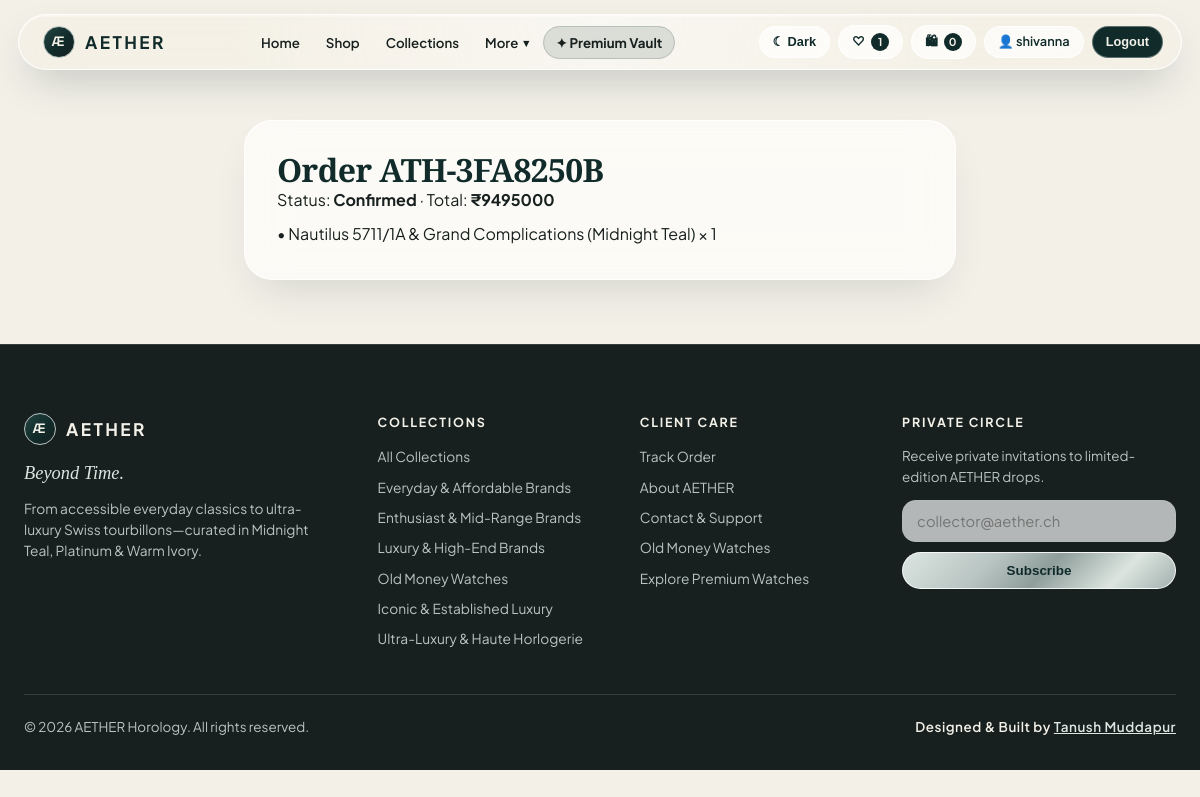
Screenshot of /orders/detail/ATH-3FA8250B/ (signed in) with the database file from the repository.
### orders/models.py (models this page shows, shortened)
class Order(models.Model):
    STATUS_CHOICES = [
        ('Pending', 'Pending'),
        ('Confirmed', 'Confirmed'),
        ('Processing', 'Processing'),
        ('Shipped', 'Shipped'),
        ('Delivered', 'Delivered'),
        ('Cancelled', 'Cancelled'),
    ]
    PAYMENT_CHOICES = [
        ('SIMULATED_CARD', 'AETHER Vault Instant Card / UPI (Simulated)'),
        ('COD', 'Cash on Delivery (Concierge Handover)'),
    ]
    order_number = models.CharField(max_length=24, unique=True, editable=False)
    user = models.ForeignKey(User, on_delete=models.CASCADE, related_name='orders')
    full_name = models.CharField(max_length=150)
    email = models.EmailField()
    phone_number = models.CharField(max_length=25)
    delivery_address = models.TextField()
    city = models.CharField(max_length=100)
    state = models.CharField(max_length=100)
    postal_code = models.CharField(max_length=20)
    subtotal = models.DecimalField(max_digits=12, decimal_places=2)
    discount_amount = models.DecimalField(max_digits=12, decimal_places=2, default=Decimal('0.00'))
    offer_code = models.CharField(max_length=60, blank=True)
    offer_discount = models.DecimalField(max_digits=12, decimal_places=2, default=Decimal('0.00'))
    shipping_charge = models.DecimalField(max_digits=10, decimal_places=2, default=Decimal('0.00'))
    final_amount = models.DecimalField(max_digits=12, decimal_places=2)
    payment_method = models.CharField(max_length=30, choices=PAYMENT_CHOICES, default='SIMULATED_CARD')
    payment_status = models.CharField(max_length=50, default='Paid · AETHER Vault Settlement')
    status = models.CharField(max_length=25, choices=STATUS_CHOICES, default='Confirmed')
    created_at = models.DateTimeField(auto_now_add=True)
    class Meta:
        ordering = ['-created_at']

class OrderItem(models.Model):
    order = models.ForeignKey(Order, on_delete=models.CASCADE, related_name='items')
    product = models.ForeignKey(Product, on_delete=models.PROTECT)
    product_name = models.CharField(max_length=200)
    quantity = models.PositiveIntegerField(default=1)
    unit_price = models.DecimalField(max_digits=12, decimal_places=2)
    selected_colour = models.CharField(max_length=120, blank=True)
    custom_spec = models.TextField(blank=True)

### store/models.py (models this page shows, shortened)
class Category(models.Model):
    name = models.CharField(max_length=120, unique=True)
    slug = models.SlugField(max_length=140, unique=True, blank=True)
    description = models.TextField(blank=True)
    image = models.ImageField(upload_to='collections/', blank=True, null=True)
    image_url = models.URLField(blank=True)
    display_order = models.PositiveIntegerField(default=0)
    class Meta:
        ordering = ['display_order', 'name']

### orders/views.py (the view)
# urls.py: path('detail/<str:order_number>/', views.order_detail, name='order_detail'),
@login_required
def order_detail(request, order_number):
    return render(request, 'orders/order_detail.html', {'order': get_object_or_404(Order, order_number=order_number, user=request.user)})

### store/context_processors.py (called while the page is built)
def global_nav_counts(request):
    cart_count = 0
    wishlist_count = 0
    wishlist_product_ids = []
    if request.user.is_authenticated:
        cart, _ = Cart.objects.get_or_create(user=request.user)
        wishlist, _ = Wishlist.objects.get_or_create(user=request.user)
        cart_count = cart.total_items
        wishlist_product_ids = list(wishlist.items.values_list('product_id', flat=True))
        wishlist_count = len(wishlist_product_ids)
    return {
        'nav_cart_count': cart_count,
        'nav_wishlist_count': wishlist_count,
        'wishlist_product_ids': wishlist_product_ids,
        'nav_collections': Category.objects.all(),
    }

### store/models.py (called while the page is built)
    @property
    def total_items(self):
        return sum(item.quantity for item in self.items.all())

### templates/orders/order_detail.html
{% extends 'base.html' %}
{% block content %}
  <main style="padding:64px 0;"><div class="container" style="max-width:760px;"><div class="glass-card" style="padding:32px;">
    <h1>Order {{ order.order_number }}</h1>
    <p>Status: <strong>{{ order.status }}</strong> · Total: <strong>₹{{ order.final_amount|floatformat:0 }}</strong></p>
    {% for i in order.items.all %}<p style="margin-top:10px;">• {{ i.product_name }} ({{ i.selected_colour }}) × {{ i.quantity }} {{ i.custom_spec }}</p>{% endfor %}
  </div></div></main>
{% endblock %}

### templates/base.html (shortened to what this page needs)
{% load static %}
<!DOCTYPE html>
<html lang="en">
<head>
  <link rel="stylesheet" href="{% static 'css/style.css' %}" />
</head>
<body class="{% block body_class %}{% endblock %}">
  <header class="liquid-nav-wrapper" id="liquid-nav-wrapper">
    <nav class="liquid-glass-nav" aria-label="Main Navigation">
      <a href="{% url 'store:home' %}" class="nav-brand">
        <span class="brand-emblem">Æ</span>
        <span>AETHER</span>
      </a>
      <ul class="nav-links" id="primary-nav-menu">
        <li><a href="{% url 'store:home' %}" class="{% if request.resolver_match.url_name == 'home' %}active{% endif %}">Home</a></li>
        <li><a href="{% url 'store:shop' %}?collection=all" class="{% if request.resolver_match.url_name == 'shop' %}active{% endif %}">Shop</a></li>
        <li><a href="{% url 'store:home' %}#collections">Collections</a></li>
        <li class="nav-dropdown" id="nav-more-dropdown">
          <button type="button" class="nav-dropdown-trigger {% if request.resolver_match.url_name in 'about,track_order,contact' %}active{% endif %}" onclick="toggleMoreMenu(event)">
            More <span style="font-size:0.7rem;">▾</span>
          </button>
        </li>
        {% if user.is_authenticated %}
          <li>
            <a href="{% url 'store:premium_watches' %}" class="premium-nav-pill {% if request.resolver_match.url_name == 'premium_watches' %}active{% endif %}">
              ✦ Premium Vault
            </a>
          </li>
        {% endif %}
      </ul>
      <div class="nav-actions">
        <button type="button" id="theme-toggle-btn" class="pill-badge-btn nav-compact-btn" title="Switch Light / Dark Mode">☾ Dark</button>
        {% if user.is_authenticated %}
          <a href="{% url 'store:wishlist' %}" class="pill-badge-btn nav-compact-btn" title="Wishlist">
            ♡ <span class="count-pill">{{ nav_wishlist_count }}</span>
          </a>
          <a href="{% url 'store:cart' %}" class="pill-badge-btn nav-compact-btn" title="Cart">
            🛍 <span class="count-pill">{{ nav_cart_count }}</span>
          </a>
          <a href="{% url 'accounts:dashboard' %}" class="pill-badge-btn nav-compact-btn" title="Account / Profile">
            👤 {{ user.first_name|default:user.username }}
          </a>
          <form method="post" action="{% url 'accounts:logout' %}" style="margin:0;">
            <button type="submit" class="pill-primary-btn nav-compact-btn">Logout</button>
          </form>
        {% else %}
          <a href="{% url 'accounts:login' %}" class="pill-badge-btn nav-compact-btn">Sign In</a>
          <a href="{% url 'accounts:register' %}" class="pill-primary-btn nav-compact-btn">Get Started</a>
        {% endif %}
      </div>
    </nav>
  </header>
  {% block content %}{% endblock %}
  <footer class="site-footer">
    <div class="container">
      <div class="footer-grid">
        <div>
          <a href="{% url 'store:home' %}" class="nav-brand" style="color:var(--warm-ivory); margin-bottom:14px;">
            <span class="brand-emblem">Æ</span>
            <span>AETHER</span>
          </a>
          <p style="font-family:var(--font-serif); font-style:italic; font-size:1.15rem; color:var(--mist-accent); margin-bottom:10px;">
            Beyond Time.
          </p>
          <p style="font-size:0.86rem; max-width:300px;">
            From accessible everyday classics to ultra-luxury Swiss tourbillons—curated in Midnight Teal, Platinum &amp; Warm Ivory.
          </p>
        </div>
        <div>
          <h4 style="color:var(--warm-ivory); font-size:0.78rem; letter-spacing:0.14em; text-transform:uppercase; margin-bottom:14px;">Collections</h4>
          <ul style="list-style:none; display:flex; flex-direction:column; gap:9px; font-size:0.86rem;">
            <li><a href="{% url 'store:shop' %}?collection=all">All Collections</a></li>
            {% for col in nav_collections %}
              <li><a href="{% url 'store:shop' %}?collection={{ col.slug }}">{{ col.name }}</a></li>
            {% endfor %}
          </ul>
        </div>
        <div>
          <h4 style="color:var(--warm-ivory); font-size:0.78rem; letter-spacing:0.14em; text-transform:uppercase; margin-bottom:14px;">Client Care</h4>
          <ul style="list-style:none; display:flex; flex-direction:column; gap:9px; font-size:0.86rem;">
            <li><a href="{% url 'orders:track_order' %}">Track Order</a></li>
            <li><a href="{% url 'store:about' %}">About AETHER</a></li>
            <li><a href="{% url 'store:contact' %}">Contact &amp; Support</a></li>
            <li><a href="{% url 'store:shop' %}?old_money=1">Old Money Watches</a></li>
            <li><a href="{% if user.is_authenticated %}{% url 'store:premium_watches' %}{% else %}{% url 'accounts:login' %}{% endif %}">Explore Premium Watches</a></li>
          </ul>
        </div>
        <div>
          <h4 style="color:var(--warm-ivory); font-size:0.78rem; letter-spacing:0.14em; text-transform:uppercase; margin-bottom:14px;">Private Circle</h4>
          <p style="font-size:0.84rem; margin-bottom:12px;">Receive private invitations to limited-edition AETHER drops.</p>
          <form method="post" action="{% url 'store:subscribe_newsletter' %}" style="display:flex; flex-direction:column; gap:10px;">
            <input type="email" name="email" class="aether-input" placeholder="collector@aether.ch" required />
            <button type="submit" class="pill-metallic-btn" style="width:100%;">Subscribe</button>
          </form>
        </div>
      </div>
      <div style="border-top:1px solid rgba(184,196,194,0.18); padding-top:22px; display:flex; flex-wrap:wrap; justify-content:space-between; align-items:center; gap:12px; font-size:0.84rem;">
        <span>© 2026 AETHER Horology. All rights reserved.</span>
        <span style="color:var(--warm-ivory); font-weight:600; letter-spacing:0.04em;">
          Designed &amp; Built by <span style="color:var(--mist-accent); text-decoration:underline;">Tanush Muddapur</span>
        </span>
      </div>
    </div>
  </footer>
</body>
</html>

### rows the page displays
Order: order_number "ATH-3FA8250B", status "Confirmed", final_amount "9495000"
OrderItem: product_name "Nautilus 5711/1A & Grand Complications", selected_colour "Midnight Teal", quantity "1"
Category: name "Everyday & Affordable Brands"
Category: name "Enthusiast & Mid-Range Brands"
Category: name "Luxury & High-End Brands"
Category: name "Old Money Watches"
Category: name "Iconic & Established Luxury"
Category: name "Ultra-Luxury & Haute Horlogerie"

### other values shown
{{ nav_wishlist_count }} "1"
{{ nav_cart_count }} "0"
{{ user.first_name|default:user.username }} "shivanna"
